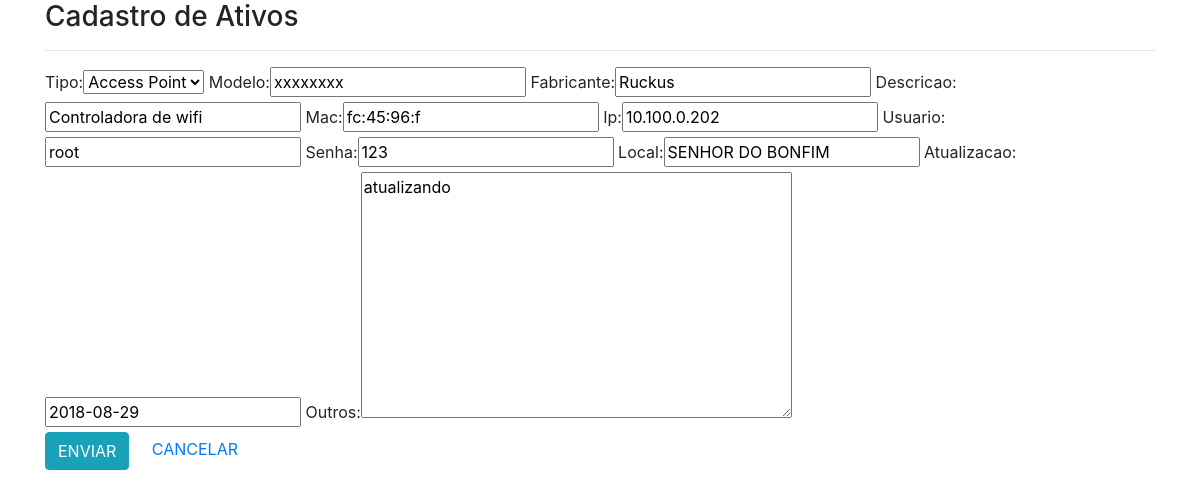
Page /atualizarativo/1 (signed in) on the committed database.
### core/models.py (models this page shows, shortened)
class Ativo(models.Model):
    tipo = models.ForeignKey(Tipo, on_delete=models.CASCADE)
    modelo = models.CharField(max_length=20)
    fabricante = models.CharField(max_length=30, null=True, blank=True)
    descricao = models.CharField(max_length=50, null=True, blank=True)
    mac = models.CharField(max_length=10)
    ip = models.CharField(max_length=12)
    usuario = models.CharField(max_length=10)
    senha = models.CharField(max_length=10)
    local = models.CharField(max_length=20)
    atualizacao = models.DateField(null=True, blank=True)
    outros = models.TextField(max_length=100)

### core/views.py (the view)
# urls.py: path('atualizarativo/<int:id>',  AtivoAtualiza, name="atualiza_ativo"),
@login_required
def AtivoAtualiza(request, id):
    at = get_object_or_404(Ativo, pk=id)
    form = FormAtivo(request.POST or None, instance=at)
    if form.is_valid():
        form.save()
        return redirect('lista_ativos')
    return render(request, 'cadastro/cadastrar_ativo.html', {'form': form})

### core/form.py
class FormAtivo(ModelForm):
    class Meta:
        model = Ativo
        fields = '__all__'

### core/models.py (called while the page is built)
    def __str__(self):
        return self.nome

### template/cadastro/cadastrar_ativo.html (shortened to what this page needs)
{% extends 'base.html' %}
{% load bootstrap %}
{% block main%}
     <h3>Cadastro de Ativos</h3><hr>
     <form action=" " method="POST">
         {{ form|bootstrap }}
        <br>
         <button type="submit" class="btn btn-info"> ENVIAR </button> &nbsp &nbsp
         <a href="{% url 'lista_ativos' %}"> CANCELAR</a>
     </form>
{% endblock %}

### rows in the picture
Ativo: tipo "Access Point", modelo "xxxxxxxx", fabricante "Ruckus", descricao "Controladora de wifi", mac "fc:45:96:f", ip "10.100.0.202", usuario "root", senha "123", local "SENHOR DO BONFIM", atualizacao "2018-08-29", outros "atualizando"
